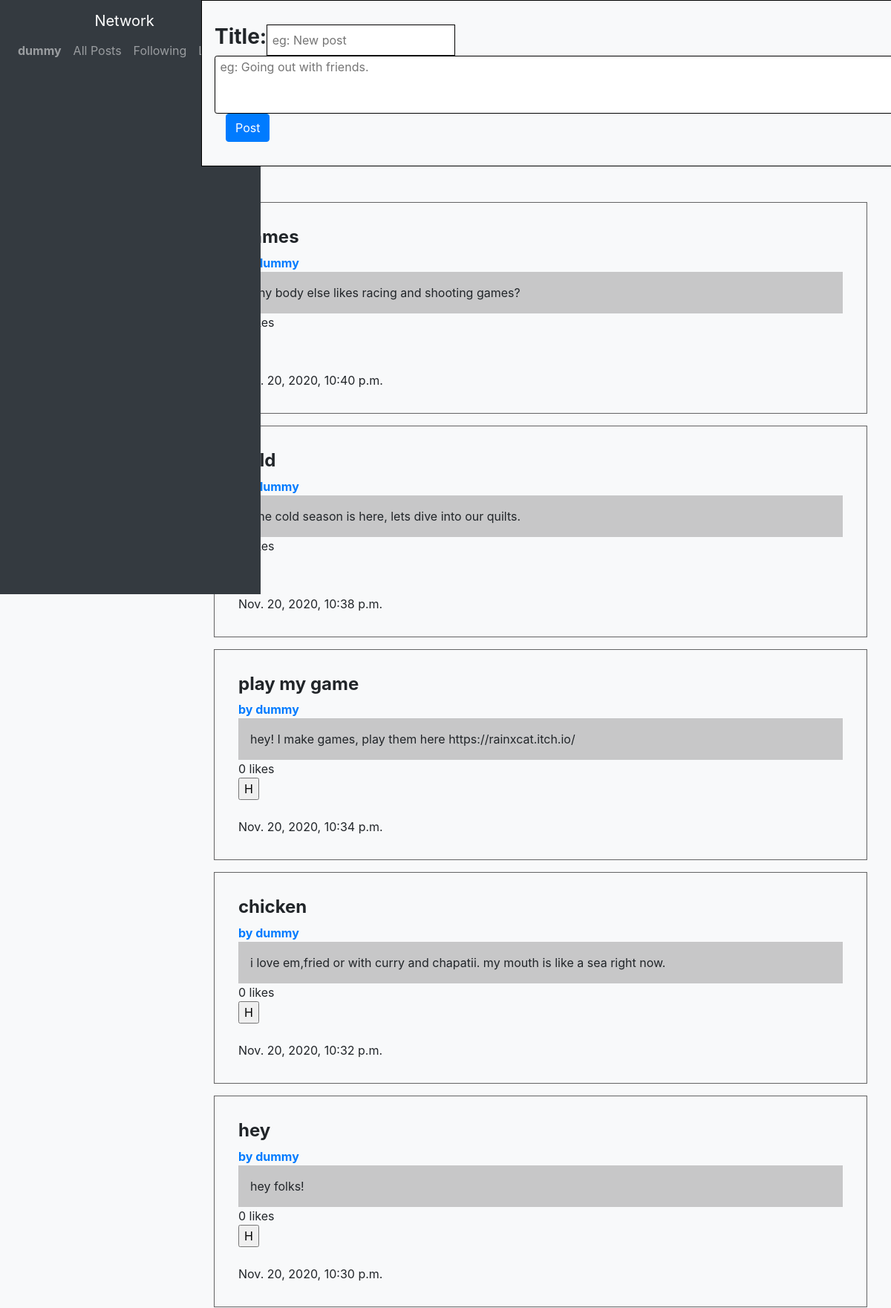
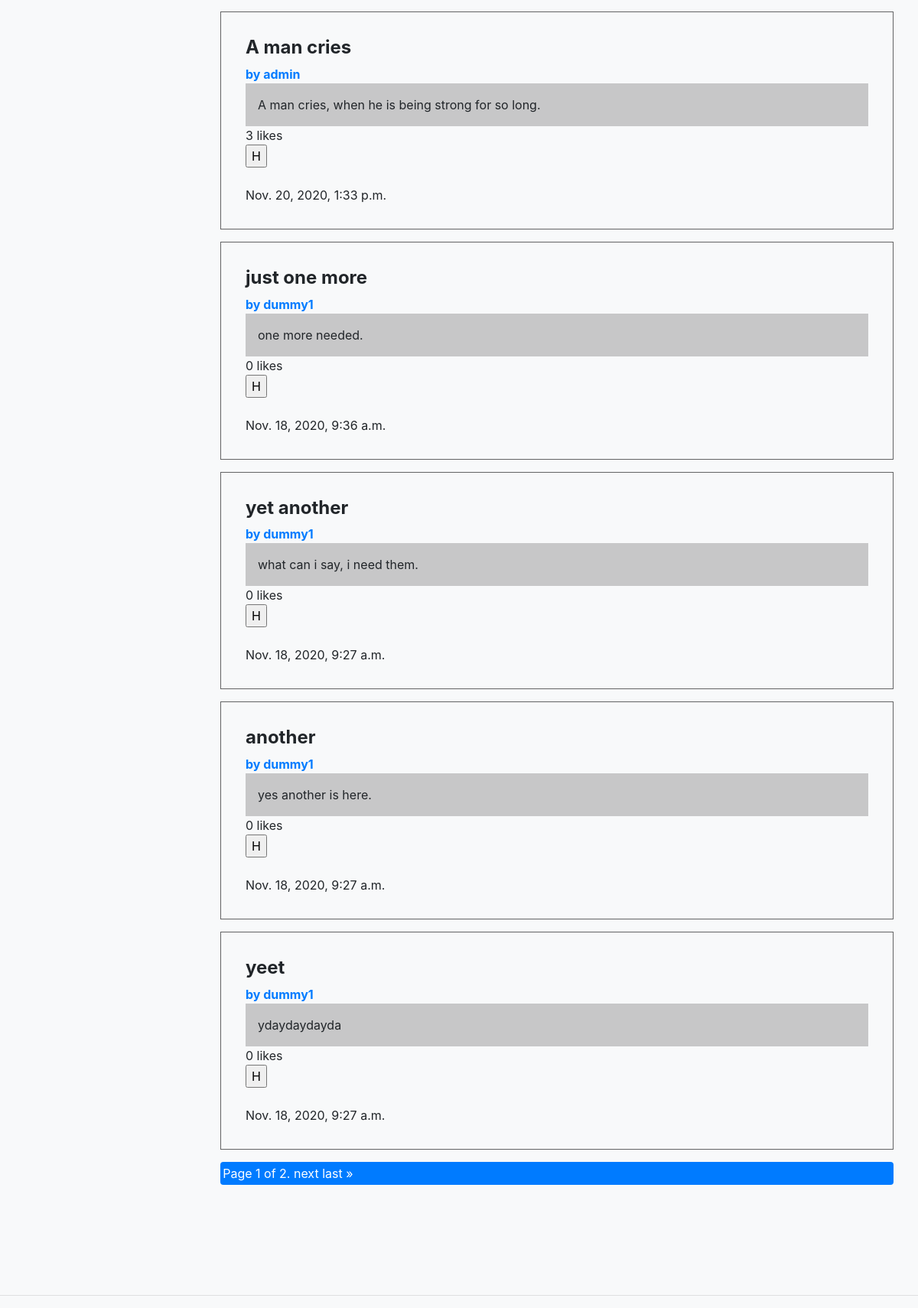
The app's page / (signed in) with its own data (2 pictures, top to bottom).
### network/models.py (models this page shows, shortened)
class User(AbstractUser):
    pass

class Post(models.Model):
    title = models.CharField(max_length=100, null=False, default='')
    text = models.TextField(max_length=200, null=False, default='')
    user = models.ForeignKey(
        User, on_delete=models.CASCADE, default='', related_name="postby")
    created_on = models.DateTimeField(auto_now=True)
    updated_at = models.DateTimeField(auto_now=True)
    class Meta():
        ordering = ["-created_on"]
    def get_total_likes(self):
        return self.likes.user.count()

class Like(models.Model):
    post = models.OneToOneField(
        Post, on_delete=models.CASCADE, default='', related_name="likes")
    user = models.ManyToManyField(User, default='', related_name="likedby")
    created_at = models.DateTimeField(auto_now=True)
    updated_at = models.DateTimeField(auto_now=True)

### network/views.py (the view)
# urls.py: path("", views.index, name="index"),
def index(request):
    posts = Post.objects.all()
    paginator = Paginator(posts, 10)
    page_number = request.GET.get('page')
    page_obj = paginator.get_page(page_number)
    return render(request, "network/index.html", {
        "postform": NewPost(),
        "page_obj": page_obj,
    })

### network/views.py
class NewPost(forms.Form):
    title = forms.CharField(
        label="title", required=True, widget=forms.TextInput(attrs={"placeholder": " eg: New post"}))
    text = forms.CharField(label="post", widget=forms.Textarea(
        attrs={"rows": 3, "cols": 115, "placeholder": " eg: Going out with friends."}), required=True)

### network/templates/network/index.html (shortened to what this page needs)
{% extends "network/layout.html" %}
{% block body %}
{% if user.is_authenticated %}
<div class="container-sm" id="formmain">
  <form id="postform" class="bg-light text-black" action="{% url 'post' %}" method="post">
    <div class="row">
      <h3><strong>Title: </strong></h3>{{postform.title}}
    </div>
    <div class="row">
      {{postform.text}}
    </div>
    <input class="btn btn-primary" type="submit" value="Post">
  </form>
</div>
{% endif %}
{% if user.is_authenticated %}
<div class="container-sm bg-light" id="postsmain">
  {%else%}
  <div class="container-sm bg-light" id="postsmain1">
    {%endif%}
    {%for post in page_obj%}
    <div class="container post">
      <h4><strong>{{post.title}}</strong></h4>
      <a href="{% url 'user' post.user %}"><strong>by {{post.user}}</strong></a>
      <div class="posttext">
        {{post.text}}
      </div>
      {% if post.get_total_likes %}
      <span>{{post.get_total_likes}} likes</span>
      {% else %}
      <span>0 likes</span>
      {% endif %}
      <form action="#" method="post">
        <input type="submit" name="" value="H">
      </form>
      <br>
      <span>{{post.created_on}}</span>
    </div>
    {% endfor %}
    <div class="pagination bg-primary text-white" style="padding:.2rem;">
      <span class="step-links">
        <span class="current">
          Page {{ page_obj.number }} of {{ page_obj.paginator.num_pages }}.
        </span>
        {% if page_obj.has_next %}
        <a class="text-white" href="?page={{ page_obj.next_page_number }}">next</a>
        <a class="text-white" href="?page={{ page_obj.paginator.num_pages }}">last &raquo;</a>
        {% endif %}
      </span>
    </div>
  </div>
  {% endblock %}

### network/templates/network/layout.html (shortened to what this page needs)
{% load static %}
<!DOCTYPE html>
<html lang="en">
<head>
  <link rel="stylesheet" href="https://stackpath.bootstrapcdn.com/bootstrap/4.4.1/css/bootstrap.min.css">
  <link href="{% static 'network/styles.css' %}" rel="stylesheet">
</head>
<body>
  <div class="section">
    <nav class="navbar navbar-expand-lg navbar-dark bg-dark">
      <a class="navbar-brand" href="#">Network</a>
      <div>
        <ul class="navbar-nav mr-auto">
          {% if user.is_authenticated %}
          <li class="nav-item">
            <a class="nav-link" href="{% url 'user' user.username %}"><strong>{{ user.username }}</strong></a>
          </li>
          {% endif %}
          <li class="nav-item">
            <a class="nav-link" href="{% url 'index' %}">All Posts</a>
          </li>
          {% if user.is_authenticated %}
          <li class="nav-item">
            <a class="nav-link" href="#">Following</a>
          </li>
          <li class="nav-item">
            <a class="nav-link" href="{% url 'logout' %}">Log Out</a>
          </li>
          {% endif %}
        </ul>
      </div>
    </nav>
    <main>
      {% block body %}
      {% endblock %}
    </main>
  </div>
  <hr>
</body>
</html>

### network/static/network/styles.css (style rules this page uses)
:root { font-size: 16px; --text-primary: rgba(0, 0, 0, .9); --text-secondary: lightblue; --bg-primary: lightblue; --bg-secondary: lightgreen; --transition-speed: 160ms; }
.section { position: relative; display: flex; flex-direction: column; }
.section main { margin-left: 16rem; }
body { background-color: var(--light); }
main { padding: 0; padding-bottom: 6rem; }
.navbar { height: 100vh; position: fixed; display: flex-start; flex-direction: column; }
#postsmain { padding: 2rem; margin-top: 14rem; }
#postsmain .posttext { padding: 1rem; background-color: rgba(0, 0, 0, 0.2); }
#postform { padding: 2rem; height: 14rem; align-items: flex-start; position: fixed; display: flex; flex-direction: column; border-radius: 0; border: .1rem solid black; }
#postform #id_title { border: .1rem solid black; }
#postform #id_text { border: .1rem solid black; border-radius: .2rem; }
.post { padding: 2rem; margin: 1rem 0 1rem 0; border: 0.1rem solid rgba(0, 0, 0, 0.6); }

### records on screen
User: username "dummy"
Post: title "Games", user "dummy", text "Any body else likes racing and shooting games?", shows "0 likes", created_on "Nov. 20, 2020, 10:40 p.m."
Post: user "dummy", text "The cold season is here, lets dive into our quilts.", shows "0 likes", created_on "Nov. 20, 2020, 10:38 p.m."
Post: title "play my game", user "dummy", text "hey! I make games, play them here https://rainxcat.itch.io/", shows "0 likes", created_on "Nov. 20, 2020, 10:34 p.m."
Post: title "chicken", user "dummy", text "i love em,fried or with curry and chapatii. my mouth is like a sea right now.", shows "0 likes", created_on "Nov. 20, 2020, 10:32 p.m."
Post: title "hey", user "dummy", text "hey folks!", shows "0 likes", created_on "Nov. 20, 2020, 10:30 p.m."
Post: title "A man cries", user "admin", text "A man cries, when he is being strong for so long.", get_total_likes "3", created_on "Nov. 20, 2020, 1:33 p.m."
Post: title "just one more", user "dummy1", text "one more needed.", shows "0 likes", created_on "Nov. 18, 2020, 9:36 a.m."
Post: title "yet another", user "dummy1", text "what can i say, i need them.", shows "0 likes", created_on "Nov. 18, 2020, 9:27 a.m."
Post: title "another", user "dummy1", text "yes another is here.", shows "0 likes", created_on "Nov. 18, 2020, 9:27 a.m."
Post: title "yeet", user "dummy1", text "ydaydaydayda", shows "0 likes", created_on "Nov. 18, 2020, 9:27 a.m."

### other values on screen
{{ page_obj.number }} "1"
{{ page_obj.paginator.num_pages }} "2"
